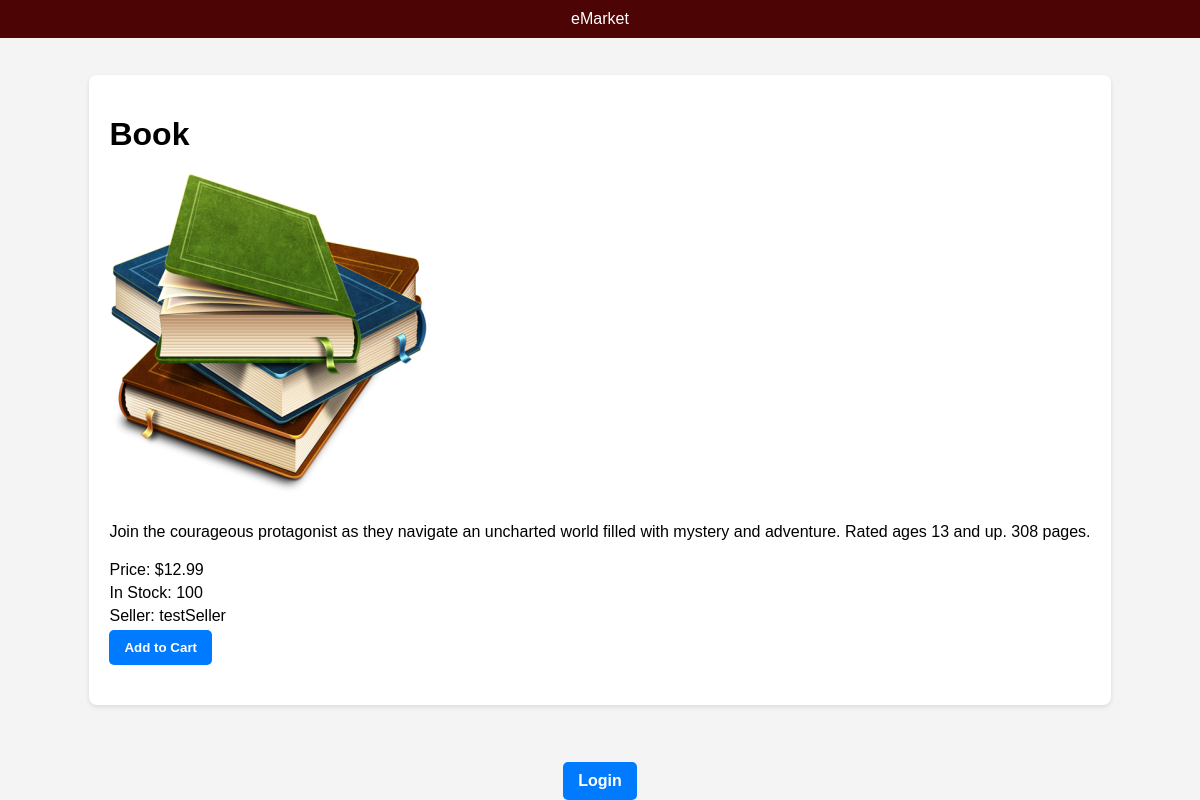
The page /product_detail/5/ on the database as committed earlier.
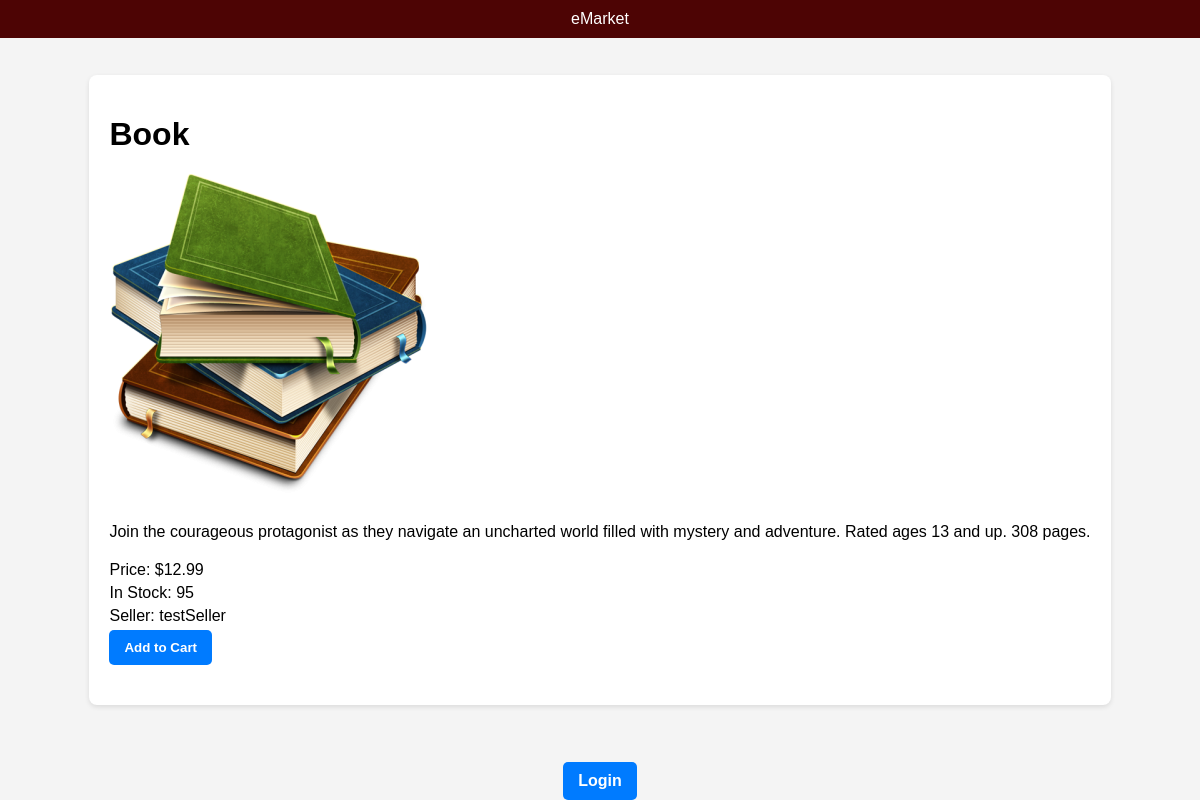
The same page on the database as committed later.
### app/models.py (models this page shows, shortened)
class Product(models.Model):
    name = models.CharField(max_length=100)
    price = models.DecimalField(decimal_places=2, max_digits=10,default=0, validators=[MinValueValidator(0, message='Please enter a valid price.')],) # type: ignore
    description = models.CharField(max_length=250, default="")
    stock = models.PositiveIntegerField(default=1)
    date_created = models.DateTimeField(null=True,auto_now_add=True)
    seller = models.ForeignKey(User, on_delete=models.CASCADE, null=True, limit_choices_to={'user_type': 'seller'}, related_name='products')
    image = models.ImageField(default="default.jpeg", upload_to="media/", blank=True)
    pending = models.BooleanField(default=True)

class User(AbstractUser):
    USER_TYPE_CHOICES = (
        ('admin', 'Admin'),
        ('buyer', 'Buyer'),
        ('seller', 'Seller'),
    )
    user_type = models.CharField(max_length=10, choices=USER_TYPE_CHOICES)
    pending = models.BooleanField(default=True)

### app/views.py (the view)
# urls.py: path('product_detail/<int:product_id>/', views.product_detail, name='product_detail'),
def product_detail(request, product_id):
    product = Product.objects.get(id=product_id)
    return render(request, 'app/product_detail.html', {'product': product})

### app/templates/app/product_detail.html (shortened to what this page needs)
<!DOCTYPE html>
<html lang="en">
<head>
    {% load static %}
    <link rel="stylesheet" href="{% static 'app/product_details.css' %}">
</head>
<body>
    <header>
        <div class="project-name">eMarket</div>
    </header>
    <main>
        <div class="product-detail">
            <div class="product-info">
                <h1>{{ product.name }}</h1>
                <img src="{{ product.image.url }}">
                <p class="description">{{ product.description}}</p>
                <p>Price: ${{ product.price }}</p>
                <p>In Stock: {{ product.stock }}</p>
                <p>Seller: {{ product.seller.username }}</p>
                <form action="{% url 'add_to_cart' product.id %}" method="post">
                    <button type="submit">Add to Cart</button>
                </form>
            </div>
        </div>
    </main>
    <footer>
        {% if user.is_authenticated %}
            {% if request.user.user_type == "admin" %}
                <a href="javascript:history.back()" class="button">Back to Order Detail</a>
            {% else %}
                <a href="{% url 'product_list' %}" class="button">Back to Product List</a>
            {% endif %}
        {% else %}
            <a href="{% url 'login' %}" class="button">Login</a>
        {% endif %}
    </footer>
</body>
</html>

Rows that differ between the two databases and show on the page:
changed Product "Book": stock "100" → "95"
